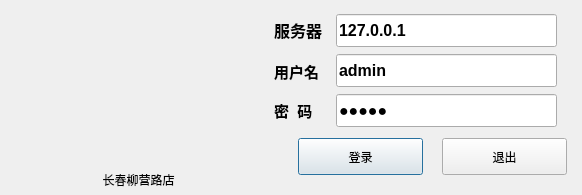
<?xml version="1.0" encoding="UTF-8"?>
<ui version="4.0">
 <class>LoginView</class>
 <widget class="QDialog" name="LoginView">
  <property name="geometry">
   <rect>
    <x>0</x>
    <y>0</y>
    <width>582</width>
    <height>195</height>
   </rect>
  </property>
  <property name="windowTitle">
   <string>Dialog</string>
  </property>
  <widget class="QLabel" name="logoimage">
   <property name="geometry">
    <rect>
     <x>14</x>
     <y>2</y>
     <width>255</width>
     <height>165</height>
    </rect>
   </property>
   <property name="text">
    <string/>
   </property>
   <property name="pixmap">
    <pixmap>logon.jpg</pixmap>
   </property>
  </widget>
  <widget class="QLabel" name="Store_label">
   <property name="geometry">
    <rect>
     <x>16</x>
     <y>166</y>
     <width>245</width>
     <height>27</height>
    </rect>
   </property>
   <property name="text">
    <string>长春柳营路店</string>
   </property>
   <property name="alignment">
    <set>Qt::AlignCenter</set>
   </property>
  </widget>
  <widget class="QLabel" name="label_3">
   <property name="geometry">
    <rect>
     <x>274</x>
     <y>18</y>
     <width>54</width>
     <height>23</height>
    </rect>
   </property>
   <property name="font">
    <font>
     <pointsize>12</pointsize>
     <weight>75</weight>
     <bold>true</bold>
    </font>
   </property>
   <property name="text">
    <string>服务器</string>
   </property>
  </widget>
  <widget class="QLabel" name="label_4">
   <property name="geometry">
    <rect>
     <x>274</x>
     <y>60</y>
     <width>54</width>
     <height>23</height>
    </rect>
   </property>
   <property name="font">
    <font>
     <pointsize>11</pointsize>
     <weight>75</weight>
     <bold>true</bold>
    </font>
   </property>
   <property name="text">
    <string>用户名</string>
   </property>
  </widget>
  <widget class="QLabel" name="label_5">
   <property name="geometry">
    <rect>
     <x>274</x>
     <y>96</y>
     <width>54</width>
     <height>29</height>
    </rect>
   </property>
   <property name="font">
    <font>
     <pointsize>11</pointsize>
     <weight>75</weight>
     <bold>true</bold>
    </font>
   </property>
   <property name="text">
    <string>密  码</string>
   </property>
  </widget>
  <widget class="QLineEdit" name="weburlediter">
   <property name="geometry">
    <rect>
     <x>336</x>
     <y>14</y>
     <width>221</width>
     <height>33</height>
    </rect>
   </property>
   <property name="font">
    <font>
     <pointsize>12</pointsize>
     <weight>75</weight>
     <bold>true</bold>
    </font>
   </property>
   <property name="text">
    <string>127.0.0.1</string>
   </property>
  </widget>
  <widget class="QLineEdit" name="loginname_editer">
   <property name="geometry">
    <rect>
     <x>336</x>
     <y>54</y>
     <width>221</width>
     <height>33</height>
    </rect>
   </property>
   <property name="font">
    <font>
     <pointsize>12</pointsize>
     <weight>75</weight>
     <bold>true</bold>
    </font>
   </property>
   <property name="text">
    <string>admin</string>
   </property>
  </widget>
  <widget class="QLineEdit" name="password_editer">
   <property name="geometry">
    <rect>
     <x>336</x>
     <y>94</y>
     <width>221</width>
     <height>33</height>
    </rect>
   </property>
   <property name="font">
    <font>
     <pointsize>12</pointsize>
     <weight>75</weight>
     <bold>true</bold>
    </font>
   </property>
   <property name="text">
    <string>admin</string>
   </property>
   <property name="echoMode">
    <enum>QLineEdit::Password</enum>
   </property>
  </widget>
  <widget class="QPushButton" name="loginbtn">
   <property name="geometry">
    <rect>
     <x>298</x>
     <y>138</y>
     <width>125</width>
     <height>37</height>
    </rect>
   </property>
   <property name="text">
    <string>登录</string>
   </property>
  </widget>
  <widget class="QPushButton" name="quitebtn">
   <property name="geometry">
    <rect>
     <x>442</x>
     <y>138</y>
     <width>125</width>
     <height>37</height>
    </rect>
   </property>
   <property name="text">
    <string>退出</string>
   </property>
  </widget>
  <widget class="QLabel" name="loginmessage">
   <property name="geometry">
    <rect>
     <x>298</x>
     <y>178</y>
     <width>271</width>
     <height>16</height>
    </rect>
   </property>
   <property name="text">
    <string/>
   </property>
   <property name="alignment">
    <set>Qt::AlignCenter</set>
   </property>
  </widget>
 </widget>
 <resources/>
 <connections/>
</ui>
